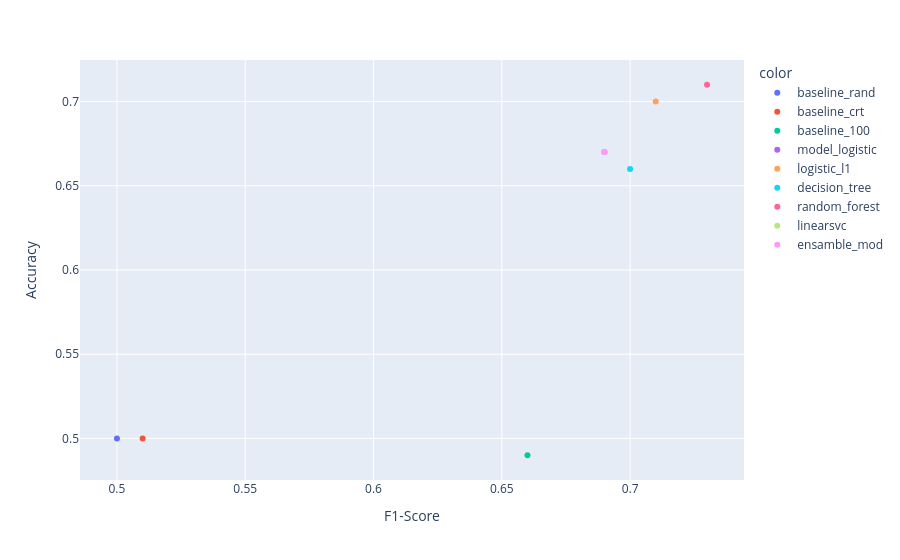

The notebook cell this image was saved under:
### Markdown cell above
# Compare Scores

### Code cell
model_report_df = pd.DataFrame(score_dict).T.rename_axis('model').reset_index().drop("n_features_used", axis=1)  # T to transpose and get models as rows

df_melted = model_report_df.melt(id_vars=['model'], var_name='score_type', value_name='score')

#df_melted
# fig = px.scatter(
#     x=df_melted["score"],
#     y=df_melted["score_type"],
#     color=df_melted["model"]
#     )
# fig.show()

fig = px.scatter(
    x=model_report_df["f1-score"],
    y=model_report_df["accuracy"],
    color=model_report_df["model"]
    )
fig.update_layout(
    xaxis_title="F1-Score",
    yaxis_title="Accuracy"
)
fig.show()

### Figure 1 — Plotly figure (JSON) as saved in the notebook; plotly's stock layout.template omitted (floating-point values rounded to 4 significant figures)
{"data": [{"hovertemplate": "color=baseline_rand<br>x=%{x}<br>y=%{y}<extra></extra>", "legendgroup": "baseline_rand", "marker": {"color": "#636efa", "symbol": "circle"}, "mode": "markers", "name": "baseline_rand", "orientation": "v", "showlegend": true, "type": "scatter", "x": [0.5], "xaxis": "x", "y": [0.5], "yaxis": "y"}, {"hovertemplate": "color=baseline_crt<br>x=%{x}<br>y=%{y}<extra></extra>", "legendgroup": "baseline_crt", "marker": {"color": "#EF553B", "symbol": "circle"}, "mode": "markers", "name": "baseline_crt", "orientation": "v", "showlegend": true, "type": "scatter", "x": [0.51], "xaxis": "x", "y": [0.5], "yaxis": "y"}, {"hovertemplate": "color=baseline_100<br>x=%{x}<br>y=%{y}<extra></extra>", "legendgroup": "baseline_100", "marker": {"color": "#00cc96", "symbol": "circle"}, "mode": "markers", "name": "baseline_100", "orientation": "v", "showlegend": true, "type": "scatter", "x": [0.66], "xaxis": "x", "y": [0.49], "yaxis": "y"}, {"hovertemplate": "color=model_logistic<br>x=%{x}<br>y=%{y}<extra></extra>", "legendgroup": "model_logistic", "marker": {"color": "#ab63fa", "symbol": "circle"}, "mode": "markers", "name": "model_logistic", "orientation": "v", "showlegend": true, "type": "scatter", "x": [0.69], "xaxis": "x", "y": [0.67], "yaxis": "y"}, {"hovertemplate": "color=logistic_l1<br>x=%{x}<br>y=%{y}<extra></extra>", "legendgroup": "logistic_l1", "marker": {"color": "#FFA15A", "symbol": "circle"}, "mode": "markers", "name": "logistic_l1", "orientation": "v", "showlegend": true, "type": "scatter", "x": [0.71], "xaxis": "x", "y": [0.7], "yaxis": "y"}, {"hovertemplate": "color=decision_tree<br>x=%{x}<br>y=%{y}<extra></extra>", "legendgroup": "decision_tree", "marker": {"color": "#19d3f3", "symbol": "circle"}, "mode": "markers", "name": "decision_tree", "orientation": "v", "showlegend": true, "type": "scatter", "x": [0.7], "xaxis": "x", "y": [0.66], "yaxis": "y"}, {"hovertemplate": "color=random_forest<br>x=%{x}<br>y=%{y}<extra></extra>", "legendgroup": "random_forest", "marker": {"color": "#FF6692", "symbol": "circle"}, "mode": "markers", "name": "random_forest", "orientation": "v", "showlegend": true, "type": "scatter", "x": [0.73], "xaxis": "x", "y": [0.71], "yaxis": "y"}, {"hovertemplate": "color=linearsvc<br>x=%{x}<br>y=%{y}<extra></extra>", "legendgroup": "linearsvc", "marker": {"color": "#B6E880", "symbol": "circle"}, "mode": "markers", "name": "linearsvc", "orientation": "v", "showlegend": true, "type": "scatter", "x": [0.69], "xaxis": "x", "y": [0.67], "yaxis": "y"}, {"hovertemplate": "color=ensamble_mod<br>x=%{x}<br>y=%{y}<extra></extra>", "legendgroup": "ensamble_mod", "marker": {"color": "#FF97FF", "symbol": "circle"}, "mode": "markers", "name": "ensamble_mod", "orientation": "v", "showlegend": true, "type": "scatter", "x": [0.69], "xaxis": "x", "y": [0.67], "yaxis": "y"}], "layout": {"legend": {"title": {"text": "color"}, "tracegroupgap": 0}, "margin": {"t": 60}, "xaxis": {"anchor": "y", "domain": [0, 1], "title": {"text": "F1-Score"}}, "yaxis": {"anchor": "x", "domain": [0, 1], "title": {"text": "Accuracy"}}}}
